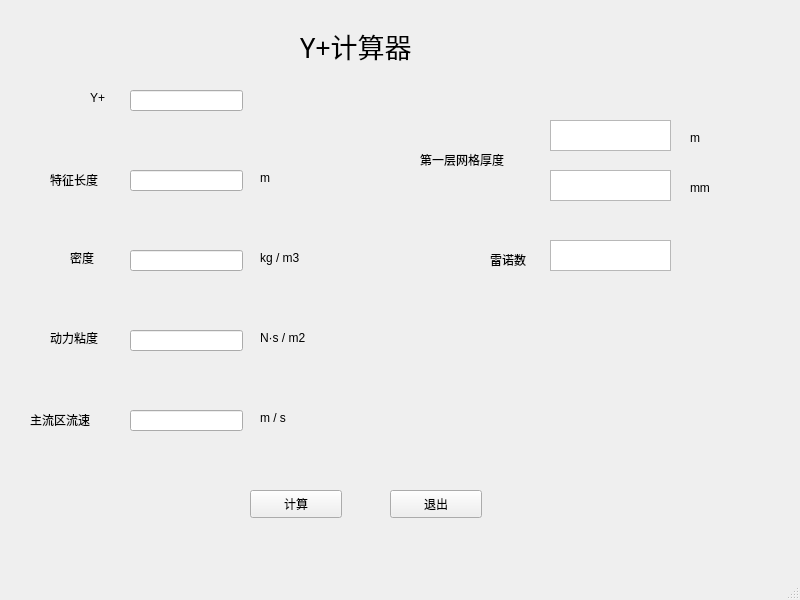
<?xml version="1.0" encoding="UTF-8"?>
<ui version="4.0">
 <class>MainWindow</class>
 <widget class="QMainWindow" name="MainWindow">
  <property name="windowModality">
   <enum>Qt::NonModal</enum>
  </property>
  <property name="geometry">
   <rect>
    <x>0</x>
    <y>0</y>
    <width>800</width>
    <height>600</height>
   </rect>
  </property>
  <property name="windowTitle">
   <string>Y+计算器</string>
  </property>
  <property name="toolButtonStyle">
   <enum>Qt::ToolButtonTextOnly</enum>
  </property>
  <widget class="QWidget" name="centralwidget">
   <widget class="QLabel" name="label">
    <property name="geometry">
     <rect>
      <x>300</x>
      <y>20</y>
      <width>141</width>
      <height>51</height>
     </rect>
    </property>
    <property name="font">
     <font>
      <family>Cooper Black</family>
      <pointsize>20</pointsize>
     </font>
    </property>
    <property name="frameShape">
     <enum>QFrame::NoFrame</enum>
    </property>
    <property name="lineWidth">
     <number>1</number>
    </property>
    <property name="text">
     <string>Y+计算器</string>
    </property>
    <property name="textFormat">
     <enum>Qt::PlainText</enum>
    </property>
   </widget>
   <widget class="QLineEdit" name="lineEdit">
    <property name="geometry">
     <rect>
      <x>130</x>
      <y>90</y>
      <width>113</width>
      <height>21</height>
     </rect>
    </property>
    <property name="text">
     <string/>
    </property>
   </widget>
   <widget class="QLineEdit" name="lineEdit_2">
    <property name="geometry">
     <rect>
      <x>130</x>
      <y>170</y>
      <width>113</width>
      <height>21</height>
     </rect>
    </property>
   </widget>
   <widget class="QLineEdit" name="lineEdit_3">
    <property name="geometry">
     <rect>
      <x>130</x>
      <y>250</y>
      <width>113</width>
      <height>21</height>
     </rect>
    </property>
   </widget>
   <widget class="QLineEdit" name="lineEdit_4">
    <property name="geometry">
     <rect>
      <x>130</x>
      <y>330</y>
      <width>113</width>
      <height>21</height>
     </rect>
    </property>
   </widget>
   <widget class="QLineEdit" name="lineEdit_5">
    <property name="geometry">
     <rect>
      <x>130</x>
      <y>410</y>
      <width>113</width>
      <height>21</height>
     </rect>
    </property>
   </widget>
   <widget class="QLabel" name="label_2">
    <property name="geometry">
     <rect>
      <x>90</x>
      <y>90</y>
      <width>21</width>
      <height>16</height>
     </rect>
    </property>
    <property name="layoutDirection">
     <enum>Qt::LeftToRight</enum>
    </property>
    <property name="autoFillBackground">
     <bool>false</bool>
    </property>
    <property name="styleSheet">
     <string notr="true"/>
    </property>
    <property name="text">
     <string>Y+</string>
    </property>
    <property name="wordWrap">
     <bool>true</bool>
    </property>
   </widget>
   <widget class="QLabel" name="label_3">
    <property name="geometry">
     <rect>
      <x>50</x>
      <y>170</y>
      <width>61</width>
      <height>20</height>
     </rect>
    </property>
    <property name="styleSheet">
     <string notr="true">font: 87 9pt &quot;Arial Black&quot;;</string>
    </property>
    <property name="text">
     <string>特征长度</string>
    </property>
   </widget>
   <widget class="QLabel" name="label_4">
    <property name="geometry">
     <rect>
      <x>70</x>
      <y>250</y>
      <width>31</width>
      <height>16</height>
     </rect>
    </property>
    <property name="text">
     <string>密度</string>
    </property>
   </widget>
   <widget class="QLabel" name="label_5">
    <property name="geometry">
     <rect>
      <x>50</x>
      <y>330</y>
      <width>61</width>
      <height>16</height>
     </rect>
    </property>
    <property name="text">
     <string>动力粘度</string>
    </property>
   </widget>
   <widget class="QLabel" name="label_6">
    <property name="geometry">
     <rect>
      <x>30</x>
      <y>410</y>
      <width>81</width>
      <height>20</height>
     </rect>
    </property>
    <property name="text">
     <string>主流区流速</string>
    </property>
   </widget>
   <widget class="QLabel" name="label_7">
    <property name="geometry">
     <rect>
      <x>260</x>
      <y>170</y>
      <width>72</width>
      <height>15</height>
     </rect>
    </property>
    <property name="text">
     <string>m</string>
    </property>
   </widget>
   <widget class="QLabel" name="label_8">
    <property name="geometry">
     <rect>
      <x>260</x>
      <y>250</y>
      <width>72</width>
      <height>15</height>
     </rect>
    </property>
    <property name="text">
     <string>kg / m3</string>
    </property>
   </widget>
   <widget class="QLabel" name="label_9">
    <property name="geometry">
     <rect>
      <x>260</x>
      <y>330</y>
      <width>72</width>
      <height>15</height>
     </rect>
    </property>
    <property name="text">
     <string>N·s / m2</string>
    </property>
   </widget>
   <widget class="QLabel" name="label_10">
    <property name="geometry">
     <rect>
      <x>260</x>
      <y>410</y>
      <width>72</width>
      <height>15</height>
     </rect>
    </property>
    <property name="text">
     <string>m / s</string>
    </property>
   </widget>
   <widget class="QPushButton" name="pushButton_2">
    <property name="geometry">
     <rect>
      <x>390</x>
      <y>490</y>
      <width>92</width>
      <height>28</height>
     </rect>
    </property>
    <property name="text">
     <string>退出</string>
    </property>
   </widget>
   <widget class="QTextBrowser" name="textBrowser">
    <property name="geometry">
     <rect>
      <x>550</x>
      <y>120</y>
      <width>121</width>
      <height>31</height>
     </rect>
    </property>
    <property name="html">
     <string>&lt;!DOCTYPE HTML PUBLIC &quot;-//W3C//DTD HTML 4.0//EN&quot; &quot;http://www.w3.org/TR/REC-html40/strict.dtd&quot;&gt;
&lt;html&gt;&lt;head&gt;&lt;meta name=&quot;qrichtext&quot; content=&quot;1&quot; /&gt;&lt;style type=&quot;text/css&quot;&gt;
p, li { white-space: pre-wrap; }
&lt;/style&gt;&lt;/head&gt;&lt;body style=&quot; font-family:'SimSun'; font-size:9.07563pt; font-weight:400; font-style:normal;&quot;&gt;
&lt;p style=&quot;-qt-paragraph-type:empty; margin-top:0px; margin-bottom:0px; margin-left:0px; margin-right:0px; -qt-block-indent:0; text-indent:0px; font-size:9.07563pt;&quot;&gt;&lt;br /&gt;&lt;/p&gt;&lt;/body&gt;&lt;/html&gt;</string>
    </property>
   </widget>
   <widget class="QTextBrowser" name="textBrowser_2">
    <property name="geometry">
     <rect>
      <x>550</x>
      <y>170</y>
      <width>121</width>
      <height>31</height>
     </rect>
    </property>
    <property name="html">
     <string>&lt;!DOCTYPE HTML PUBLIC &quot;-//W3C//DTD HTML 4.0//EN&quot; &quot;http://www.w3.org/TR/REC-html40/strict.dtd&quot;&gt;
&lt;html&gt;&lt;head&gt;&lt;meta name=&quot;qrichtext&quot; content=&quot;1&quot; /&gt;&lt;style type=&quot;text/css&quot;&gt;
p, li { white-space: pre-wrap; }
&lt;/style&gt;&lt;/head&gt;&lt;body style=&quot; font-family:'SimSun'; font-size:9.07563pt; font-weight:400; font-style:normal;&quot;&gt;
&lt;p style=&quot;-qt-paragraph-type:empty; margin-top:0px; margin-bottom:0px; margin-left:0px; margin-right:0px; -qt-block-indent:0; text-indent:0px; font-size:9.07563pt;&quot;&gt;&lt;br /&gt;&lt;/p&gt;&lt;/body&gt;&lt;/html&gt;</string>
    </property>
   </widget>
   <widget class="QTextBrowser" name="textBrowser_3">
    <property name="geometry">
     <rect>
      <x>550</x>
      <y>240</y>
      <width>121</width>
      <height>31</height>
     </rect>
    </property>
    <property name="html">
     <string>&lt;!DOCTYPE HTML PUBLIC &quot;-//W3C//DTD HTML 4.0//EN&quot; &quot;http://www.w3.org/TR/REC-html40/strict.dtd&quot;&gt;
&lt;html&gt;&lt;head&gt;&lt;meta name=&quot;qrichtext&quot; content=&quot;1&quot; /&gt;&lt;style type=&quot;text/css&quot;&gt;
p, li { white-space: pre-wrap; }
&lt;/style&gt;&lt;/head&gt;&lt;body style=&quot; font-family:'SimSun'; font-size:9.07563pt; font-weight:400; font-style:normal;&quot;&gt;
&lt;p style=&quot;-qt-paragraph-type:empty; margin-top:0px; margin-bottom:0px; margin-left:0px; margin-right:0px; -qt-block-indent:0; text-indent:0px; font-size:9.07563pt;&quot;&gt;&lt;br /&gt;&lt;/p&gt;&lt;/body&gt;&lt;/html&gt;</string>
    </property>
   </widget>
   <widget class="QLabel" name="label_11">
    <property name="geometry">
     <rect>
      <x>490</x>
      <y>250</y>
      <width>51</width>
      <height>20</height>
     </rect>
    </property>
    <property name="text">
     <string>雷诺数</string>
    </property>
   </widget>
   <widget class="QLabel" name="label_12">
    <property name="geometry">
     <rect>
      <x>420</x>
      <y>150</y>
      <width>111</width>
      <height>20</height>
     </rect>
    </property>
    <property name="text">
     <string>第一层网格厚度</string>
    </property>
   </widget>
   <widget class="QLabel" name="label_13">
    <property name="geometry">
     <rect>
      <x>690</x>
      <y>130</y>
      <width>72</width>
      <height>15</height>
     </rect>
    </property>
    <property name="text">
     <string>m</string>
    </property>
   </widget>
   <widget class="QLabel" name="label_14">
    <property name="geometry">
     <rect>
      <x>690</x>
      <y>180</y>
      <width>72</width>
      <height>15</height>
     </rect>
    </property>
    <property name="text">
     <string>mm</string>
    </property>
   </widget>
   <widget class="QPushButton" name="pushButton">
    <property name="geometry">
     <rect>
      <x>250</x>
      <y>490</y>
      <width>92</width>
      <height>28</height>
     </rect>
    </property>
    <property name="text">
     <string>计算</string>
    </property>
   </widget>
  </widget>
  <widget class="QMenuBar" name="menubar">
   <property name="geometry">
    <rect>
     <x>0</x>
     <y>0</y>
     <width>800</width>
     <height>26</height>
    </rect>
   </property>
  </widget>
  <widget class="QStatusBar" name="statusbar"/>
 </widget>
 <resources/>
 <connections/>
</ui>
